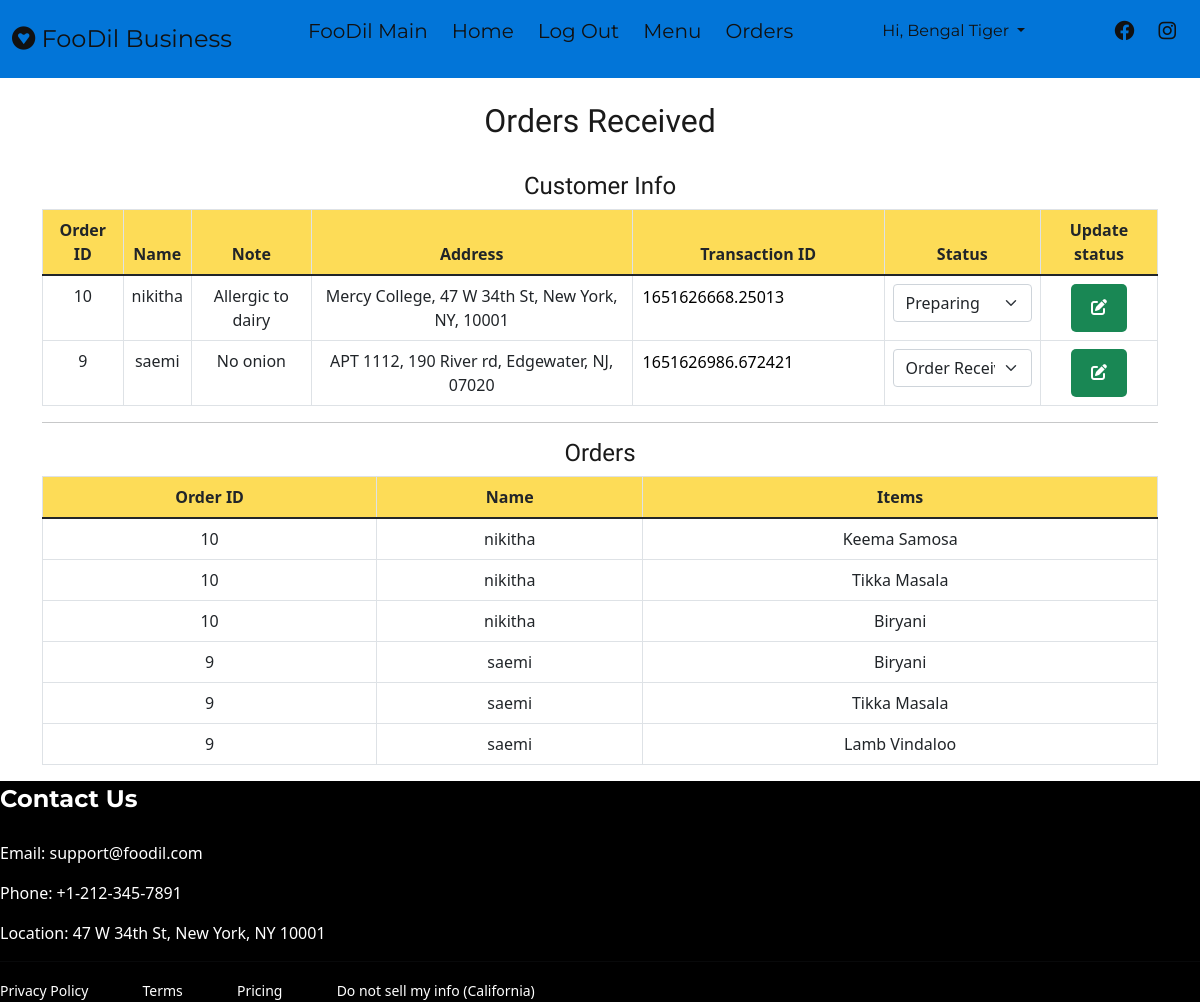
Page /restaurant/orders/ (signed in) on the earlier database version.
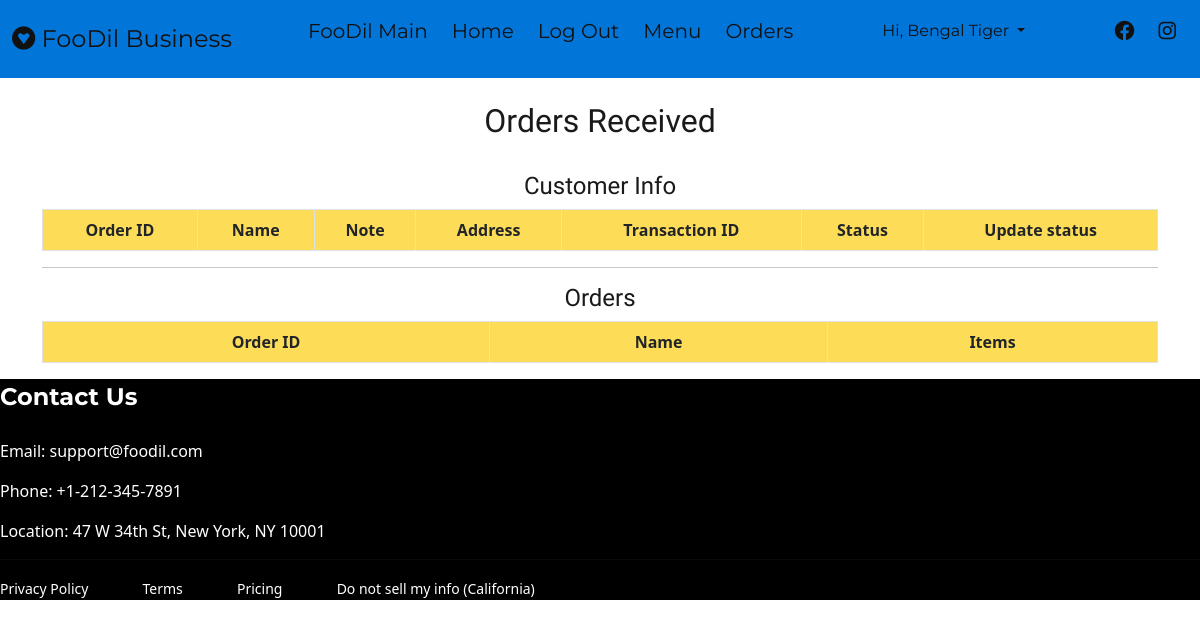
Same page on the later database version.
### customer/models.py (models this page shows, shortened)
class DeliveryAddress(models.Model):
    username = models.ForeignKey(Customer_Account, on_delete=models.SET_NULL, null=True)
    order = models.ForeignKey(Order, on_delete=models.SET_NULL, blank=True, null=True)
    address_1 = models.CharField(max_length=200)
    address_2 = models.CharField(max_length=100)
    city = models.CharField(max_length=100)
    state = models.CharField(
        max_length=50,
        choices=[('', 'Choose state'),('AL', 'Alabama'),('AK', 'Alaska'),('AZ', 'Arizona'),('AR', 'Arkansas'),('CA', 'California'),('CO', 'Colorado'),('CT', 'Conneticut'),('DE', 'Delaware'),('DC', 'Dist. of Columbia'),('FL', 'Florida'),('GA', 'Georgia'),('GU', 'Guam'),('HI', 'Hawaii'),('ID', 'Idaho'),('IL', 'Illinois'),('IN', 'Indiana'),('IA', 'Iowa'),('KS', 'Kansas'),('KY', 'Kentucky'),('LA', 'Louisiana'),('ME', 'Maine'),('MD', 'Maryland'),('MA', 'Massachusetts'),('MI', 'Michigan'),('MIN', 'Minnesota'),('MS', 'Mississippi'),('MO', 'Missouri'),('MT', 'Montana'),('NE', 'Nebraska'),('NV', 'Nervada'),('NH', 'New Hampshire'),('NJ', 'New Jersey'),('NM', 'New Mexico'),('NY', 'New York'),('NC', 'North Carolina'),('ND', 'North Dakota'),('OH', 'Ohio'),('OK', 'Oklahoma'),('OR', 'Oregon'),('PA', 'Pennsylvania'),('RI', 'Rhode Island'),('SC', 'South Carolina'),('SD', 'South Dakota'),('TN', 'Tennessee'),('TX', 'Texas'),('UT', 'Utha'),('VT', 'Vermont'),('VA', 'Virginia'),('WA', 'Washington'),('WV', 'West Virginia'),('WI', 'Wisconsin'),('WY', 'Wyoming')])
    zip_code = models.CharField(max_length=20)
    delivery_option = models.CharField(max_length=30, choices=[('Leave at door', 'Leave at door'), ('Hand it to me', 'Hand it to me')], default='Leave at door')
    addedDate = models.DateTimeField(auto_now_add=True)
    note = models.CharField(max_length=255, default=None, null=True, blank=True)
    status = models.CharField(max_length=30, choices=[('current status', 'current status'), ('Order Received', 'Order Received'), ('Preparing', 'Preparing'), ('Picked up', 'Picked up'), ('Delivered', 'Delivered')], default="current status")
    restaurantID = models.CharField(max_length=10, null=True, blank=True, default=0)
    transaction_id = models.CharField(max_length=200, null=True, blank=True)

class Order(models.Model):
    username = models.ForeignKey(Customer_Account, on_delete=models.SET_NULL, null=True)
    restaurantID = models.ForeignKey(Restaurant_Account, on_delete=models.SET_NULL, null=True)
    orderedDate = models.DateTimeField(auto_now_add=True)
    complete = models.BooleanField(default=False, null=True, blank=True)
    transaction_id = models.CharField(max_length=200, null=True)
    def __str__(self):
        return self.username.user.username

class Customer_Account(models.Model):
    user = models.OneToOneField(User, on_delete=models.CASCADE, primary_key=True)
    is_customer = models.BooleanField(default=True)
    is_restaurant = models.BooleanField(default=False)
    phoneNumberRegex = RegexValidator(regex = r"^(?:(?:\+?1\s*(?:[.-]\s*)?)?(?:\(\s*([2-9]1[02-9]|[2-9][02-8]1|[2-9][02-8][02-9])\s*\)|([2-9]1[02-9]|[2-9][02-8]1|[2-9][02-8][02-9]))\s*(?:[.-]\s*)?)?([2-9]1[02-9]|[2-9][02-9]1|[2-9][02-9]{2})\s*(?:[.-]\s*)?([0-9]{4})(?:\s*(?:#|x\.?|ext\.?|extension)\s*(\d+))?$")
    phone = models.CharField(validators = [phoneNumberRegex], max_length = 15, unique = True)
    address_1 = models.CharField(max_length=200)
    address_2 = models.CharField(max_length=100)
    city = models.CharField(max_length=100)
    state = models.CharField(
        max_length=50,
        choices=[('', 'Choose state'),('AL', 'Alabama'),('AK', 'Alaska'),('AZ', 'Arizona'),('AR', 'Arkansas'),('CA', 'California'),('CO', 'Colorado'),('CT', 'Conneticut'),('DE', 'Delaware'),('DC', 'Dist. of Columbia'),('FL', 'Florida'),('GA', 'Georgia'),('GU', 'Guam'),('HI', 'Hawaii'),('ID', 'Idaho'),('IL', 'Illinois'),('IN', 'Indiana'),('IA', 'Iowa'),('KS', 'Kansas'),('KY', 'Kentucky'),('LA', 'Louisiana'),('ME', 'Maine'),('MD', 'Maryland'),('MA', 'Massachusetts'),('MI', 'Michigan'),('MIN', 'Minnesota'),('MS', 'Mississippi'),('MO', 'Missouri'),('MT', 'Montana'),('NE', 'Nebraska'),('NV', 'Nervada'),('NH', 'New Hampshire'),('NJ', 'New Jersey'),('NM', 'New Mexico'),('NY', 'New York'),('NC', 'North Carolina'),('ND', 'North Dakota'),('OH', 'Ohio'),('OK', 'Oklahoma'),('OR', 'Oregon'),('PA', 'Pennsylvania'),('RI', 'Rhode Island'),('SC', 'South Carolina'),('SD', 'South Dakota'),('TN', 'Tennessee'),('TX', 'Texas'),('UT', 'Utha'),('VT', 'Vermont'),('VA', 'Virginia'),('WA', 'Washington'),('WV', 'West Virginia'),('WI', 'Wisconsin'),('WY', 'Wyoming')])
    zip_code = models.CharField(max_length=20)
    def __str__(self):
        return self.user.username

class OrderItem(models.Model):
    restaurantID = models.ForeignKey(Restaurant_Account, on_delete=models.SET_NULL, null=True)
    item = models.ForeignKey(Menu, on_delete=models.SET_NULL, blank=True, null=True)
    order = models.ForeignKey(Order, on_delete=models.SET_NULL, blank=True, null=True)
    quantity = models.IntegerField(default=0, null=True, blank=True)
    addedDate = models.DateTimeField(auto_now_add=True)
    isPaid = models.BooleanField(default=False, null=True, blank=True)
    transaction_id = models.CharField(max_length=200, null=True, blank=True)

### restaurant/models.py (models this page shows)
class Menu(models.Model):
    restaurantID = models.ForeignKey(Restaurant_Account, on_delete=models.CASCADE, default=None, null=True)
    item = models.CharField(max_length=100)
    itemImage = models.ImageField(upload_to='images/', blank=True)
    price = models.DecimalField(max_digits=6, decimal_places=2)
    category = models.CharField(
        max_length=20,
        choices=CHOICES)
    def __str__(self):
        return self.item

### restaurant/decorators.py (the view)
        def wrapper_func(request, *args, **kwargs):
            group = None
            if request.user.groups.exists():
                group = request.user.groups.all()[0].name
            if group in allowed_roles:
                return view_func(request, *args, **kwargs)
            else:
                return HttpResponse('You are not authorized to view this page. You need to login with a business account. To sign up or login, please logout first.')

### restaurant/views.py (called while the page is built)
@login_required(login_url='r_login')
@allowed_users(allowed_roles=['admin', 'restaurant'])
def Orders(request):
    rid = request.user.restaurant_account.restaurantID
    info = DeliveryAddress.objects.filter(restaurantID=rid)
    orders = OrderItem.objects.filter(restaurantID=rid)
    items = OrderItem.objects.values('transaction_id').annotate(
        customer=F('order__username'),
        tid=F('transaction_id'),
        ordered=F('item'),
    ).values('customer','tid', 'ordered')
    context = {'info': info, 'orders': orders, 'items': items, }
    return render(request, 'restaurant/orders.html', context)

### templates/restaurant/orders.html (shortened to what this page needs)
{% extends 'restaurant/base.html' %}
{% load crispy_forms_tags %}
{% block content %}
<div class="container">
    <br>
    <center>
        <h2>Orders Received</h2>
    </center>
    <br>
    <h4 class="text-center">Customer Info</h4>
    <table class="table table-bordered text-center">
        <thead style="background-color: #fddc57;">
            <tr>
                <th scope="col">Order ID</th>
                <th scope="col">Name</th>
                <th scope="col">Note</th>
                <th scope="col">Address</th>
                <th scope="col">Transaction ID</th>
                <th scope="col">Status</th>
                <th scope="col">Update status</th>
            </tr>
        </thead>
        <tbody>
            {% for x in info %}
            <tr>
                <td>{{x.order.id}}</td>
                <td>{{x.username}}</td>
                <td>{{x.note}}</td>
                <td>{{x.address_2}}, {{x.address_1}}, {{x.city}}, {{x.state}}, {{x.zip_code}}</td>
                <td>
                    <input style="border: none;" type="text" name='transaction_id' readonly
                        value="{{x.transaction_id}}">
                </td>
                <form id="form" class="sForm">
                    <td>
                        <select name="status" id="status" class="form-select form-select-md"
                            aria-label=".form-select-sm example">
                            <option selected disabled>{{x.status}}</option>
                        </select>
                    </td>
                    <td><button data-trans={{x.transaction_id}} class="myBtn btn-success update-btn"><i
                                class="fa-solid fa-pen-to-square"></i></button>
                    </td>
                </form>
            </tr>
            {% endfor %}
        </tbody>
    </table>
    <hr>
    <h4 class="text-center">Orders</h4>
    <table class="table table-bordered text-center">
        <thead style="background-color: #fddc57;">
            <tr>
                <th scope="col">Order ID</th>
                <th scope="col">Name</th>
                <th scope="col">Items</th>
            </tr>
        </thead>
        <tbody>
            {% for order in orders %}
            <tr>
                <td>{{order.order.id}}</td>
                <td>{{order.order}}</td>
                <td>{{order.item}}</td>
            </tr>
            {% endfor %}
        </tbody>
    </table>
</div>
{% endblock %}

Differences in the rows shown:
removed DeliveryAddress: order.id "10", username "nikitha", note "Allergic to dairy", address_2 "Mercy College", address_1 "47 W 34th St", city "New York", state "NY", zip_code "10001", transaction_id "1651626668.25013", status "Preparing"
removed DeliveryAddress: order.id "9", username "saemi", note "No onion", address_2 "APT 1112", address_1 "190 River rd", city "Edgewater", state "NJ", zip_code "07020", transaction_id "1651626986.672421", status "Order Received"
removed OrderItem: order.id "10", order "nikitha", item "Keema Samosa"
removed OrderItem: order.id "10", order "nikitha", item "Tikka Masala"
removed OrderItem: order.id "10", order "nikitha", item "Biryani"
removed OrderItem: order.id "9", order "saemi", item "Biryani"
removed OrderItem: order.id "9", order "saemi", item "Tikka Masala"
removed OrderItem: order.id "9", order "saemi", item "Lamb Vindaloo"
